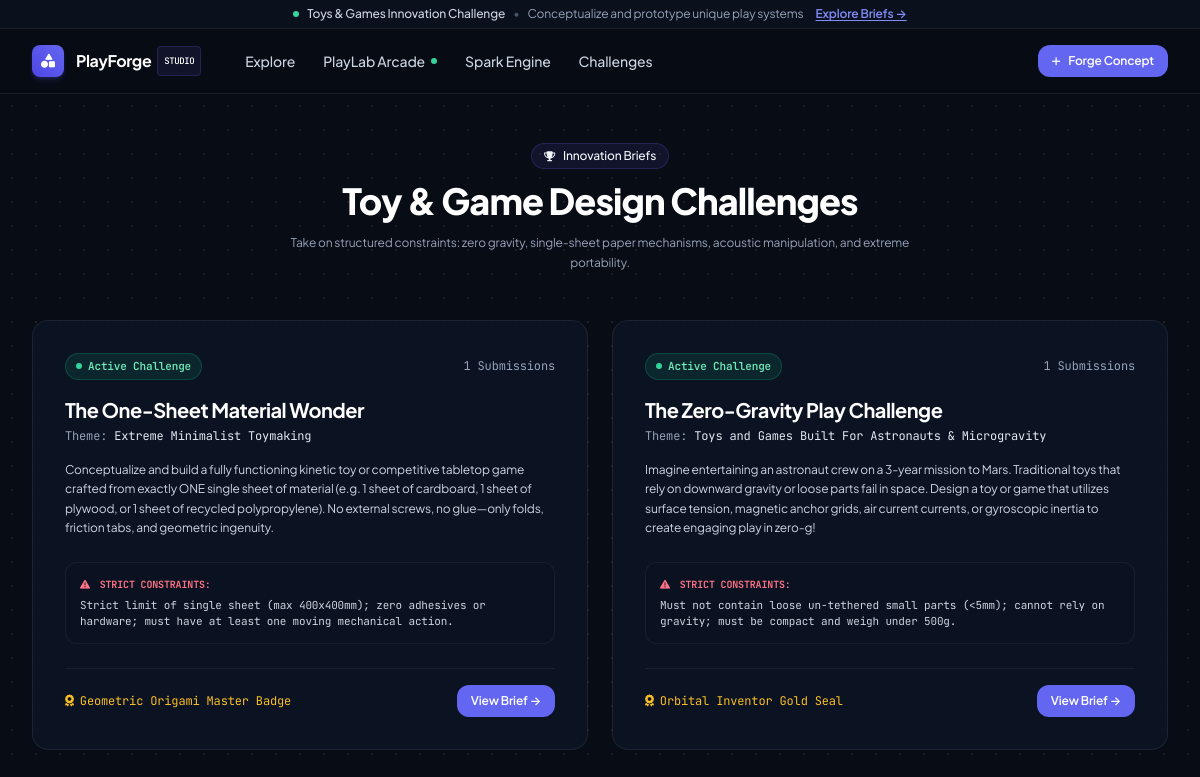
Screenshot of /challenges/ with the database file from the repository.
### creations/models.py (models this page shows, shortened)
class DesignChallenge(models.Model):
    title = models.CharField(max_length=200)
    slug = models.SlugField(max_length=220, unique=True, blank=True)
    theme = models.CharField(max_length=150)
    description = models.TextField()
    constraints = models.TextField(help_text="Design rules and required constraints")
    reward_title = models.CharField(max_length=100, default="Master Toymaker Badge")
    is_active = models.BooleanField(default=True)
    created_at = models.DateTimeField(auto_now_add=True)

### creations/views.py (the view)
# urls.py: path('challenges/', views.challenges_list, name='challenges_list'),
def challenges_list(request):
    challenges = DesignChallenge.objects.annotate(entry_count=Count('submissions')).order_by('-created_at')
    return render(request, 'creations/challenges.html', {'challenges': challenges})

### templates/creations/challenges.html (shortened to what this page needs)
{% extends 'base.html' %}
{% load static %}
{% block content %}
<div class="bg-grid-pattern min-h-screen py-12">
    <div class="max-w-7xl mx-auto px-4 sm:px-6 lg:px-8">
        <div class="text-center max-w-2xl mx-auto mb-12">
            <div class="inline-flex items-center gap-2 px-3 py-1 rounded-full bg-brand-500/10 border border-brand-500/20 text-brand-300 text-xs font-medium mb-3">
                <i class="fa-solid fa-trophy text-[10px]"></i>
                <span>Innovation Briefs</span>
            </div>
            <h1 class="text-3xl sm:text-4xl font-extrabold text-white tracking-tight mb-3">
                Toy & Game Design Challenges
            </h1>
            <p class="text-slate-400 text-xs leading-relaxed">
                Take on structured constraints: zero gravity, single-sheet paper mechanisms, acoustic manipulation, and extreme portability.
            </p>
        </div>
        <div class="grid grid-cols-1 md:grid-cols-2 gap-6 mb-12">
            {% for challenge in challenges %}
            <div class="pro-card p-6 sm:p-8 flex flex-col justify-between group">
                <div>
                    <div class="flex items-center justify-between gap-3 mb-4">
                        <span class="badge-chip badge-emerald font-mono text-[11px]">
                            <span class="w-1.5 h-1.5 rounded-full bg-emerald-400 animate-pulse"></span>
                            Active Challenge
                        </span>
                        <span class="text-xs font-mono text-slate-400">
                            {{ challenge.entry_count }} Submissions
                        </span>
                    </div>
                    <h2 class="text-xl font-bold text-white group-hover:text-brand-400 transition-colors tracking-tight mb-1">
                        <a href="{% url 'creations:challenge_detail' challenge.slug %}">
                            {{ challenge.title }}
                        </a>
                    </h2>
                    <p class="text-xs font-mono text-slate-400 mb-4">
                        Theme: <span class="text-slate-200">{{ challenge.theme }}</span>
                    </p>
                    <p class="text-xs text-slate-300 leading-relaxed mb-6 font-normal">
                        {{ challenge.description }}
                    </p>
                    <div class="p-3.5 rounded-xl bg-slate-900/60 border border-white/[0.06] text-xs text-slate-300 mb-6 font-mono">
                        <strong class="text-rose-400 uppercase text-[10px] block mb-1">
                            <i class="fa-solid fa-triangle-exclamation mr-1"></i> Strict Constraints:
                        </strong>
                        <span class="text-[11px] text-slate-300">{{ challenge.constraints }}</span>
                    </div>
                </div>
                <div class="pt-4 border-t border-white/[0.06] flex items-center justify-between">
                    <div class="flex items-center gap-1.5 text-xs font-mono text-amber-400">
                        <i class="fa-solid fa-award text-xs"></i>
                        <span>{{ challenge.reward_title }}</span>
                    </div>
                    <a href="{% url 'creations:challenge_detail' challenge.slug %}" class="btn-primary text-xs py-2 px-3.5">
                        <span>View Brief &rarr;</span>
                    </a>
                </div>
            </div>
            {% endfor %}
        </div>
    </div>
</div>
{% endblock %}

### templates/base.html (shortened to what this page needs)
{% load static %}
<!DOCTYPE html>
<html lang="en" class="h-full bg-slate-950 text-slate-100">
<head>
    <script src="https://cdn.tailwindcss.com"></script>
    <link rel="stylesheet" href="https://cdnjs.cloudflare.com/ajax/libs/font-awesome/6.5.1/css/all.min.css">
    <link rel="stylesheet" href="{% static 'css/style.css' %}">
</head>
<body class="min-h-full flex flex-col bg-[#080c15] text-slate-100 antialiased selection:bg-brand-500 selection:text-white">
    <div class="bg-[#0b101d] text-xs py-1.5 px-4 text-center border-b border-white/[0.06] text-slate-400">
        <div class="max-w-7xl mx-auto flex items-center justify-center gap-2">
            <span class="inline-block w-1.5 h-1.5 rounded-full bg-emerald-400"></span>
            <span class="font-medium text-slate-300">Toys & Games Innovation Challenge</span>
            <span class="text-slate-600">&bull;</span>
            <span class="hidden sm:inline">Conceptualize and prototype unique play systems</span>
            <a href="{% url 'creations:challenges_list' %}" class="text-brand-400 hover:text-brand-300 font-semibold underline underline-offset-2 ml-1">
                Explore Briefs &rarr;
            </a>
        </div>
    </div>
    <header class="sticky top-0 z-50 backdrop-blur-xl bg-[#080c15]/90 border-b border-white/[0.07]">
        <div class="max-w-7xl mx-auto px-4 sm:px-6 lg:px-8">
            <div class="flex items-center justify-between h-16">
                <div class="flex items-center gap-8">
                    <a href="{% url 'creations:home' %}" class="flex items-center gap-3 group">
                        <div class="w-8 h-8 rounded-lg bg-gradient-to-tr from-brand-600 to-indigo-500 flex items-center justify-center shadow-md shadow-brand-500/20 group-hover:scale-105 transition-transform">
                            <i class="fa-solid fa-shapes text-white text-sm"></i>
                        </div>
                        <div class="flex flex-col">
                            <span class="font-bold text-base tracking-tight text-white flex items-center gap-1.5">
                                PlayForge
                                <span class="text-[9px] font-mono uppercase px-1.5 py-0.5 rounded bg-brand-500/10 text-brand-300 border border-brand-500/20 font-medium">Studio</span>
                            </span>
                        </div>
                    </a>
                    <nav class="hidden md:flex items-center gap-1 text-sm font-medium text-slate-300">
                        <a href="{% url 'creations:home' %}" class="px-3 py-1.5 rounded-lg hover:text-white hover:bg-white/[0.04] transition-colors">
                            Explore
                        </a>
                        <a href="{% url 'creations:playlab_hub' %}" class="px-3 py-1.5 rounded-lg hover:text-white hover:bg-white/[0.04] transition-colors flex items-center gap-1.5">
                            PlayLab Arcade
                            <span class="w-1.5 h-1.5 rounded-full bg-emerald-400"></span>
                        </a>
                        <a href="{% url 'creations:spark_generator' %}" class="px-3 py-1.5 rounded-lg hover:text-white hover:bg-white/[0.04] transition-colors">
                            Spark Engine
                        </a>
                        <a href="{% url 'creations:challenges_list' %}" class="px-3 py-1.5 rounded-lg hover:text-white hover:bg-white/[0.04] transition-colors">
                            Challenges
                        </a>
                    </nav>
                </div>
                <div class="flex items-center gap-3">
                    <a href="{% url 'creations:create' %}" class="btn-primary py-2 px-3.5 text-xs">
                        <i class="fa-solid fa-plus text-[10px]"></i>
                        <span>Forge Concept</span>
                    </a>
                </div>
            </div>
        </div>
    </header>
    <main class="flex-grow">
        {% block content %}{% endblock %}
    </main>
</body>
</html>

### static/css/style.css (style rules this page uses)
:root { --bg-primary: #090d16; --bg-surface: #0f172a; --bg-elevated: #172033; --border-subtle: rgba(255, 255, 255, 0.07); --border-hover: rgba(255, 255, 255, 0.16); --accent: #6366f1; --accent-glow: rgba(99, 102, 241, 0.15); }
body { font-family: 'Plus Jakarta Sans', -apple-system, BlinkMacSystemFont, 'Segoe UI', Roboto, sans-serif; background-color: var(--bg-primary); color: #f1f5f9; letter-spacing: -0.01em; }
.bg-grid-pattern { background-color: #080c15; background-image: radial-gradient(rgba(255, 255, 255, 0.08) 1px, transparent 1px); background-size: 24px 24px; }
.pro-card { background: rgba(15, 23, 42, 0.65); backdrop-filter: blur(16px); -webkit-backdrop-filter: blur(16px); border: 1px solid var(--border-subtle); border-radius: 1rem; transition: all 0.25s cubic-bezier(0.16, 1, 0.3, 1); }
.btn-primary { background: #6366f1; color: #ffffff; font-weight: 600; font-size: 0.875rem; padding: 0.625rem 1.25rem; border-radius: 0.75rem; transition: all 0.2s ease; display: inline-flex; align-items: center; justify-content: center; gap: 0.5rem; }
.badge-chip { font-size: 0.75rem; font-weight: 600; padding: 0.25rem 0.625rem; border-radius: 9999px; display: inline-flex; align-items: center; gap: 0.375rem; border: 1px solid transparent; }
.badge-emerald { background: rgba(16, 185, 129, 0.12); border-color: rgba(16, 185, 129, 0.25); color: #6ee7b7; }

### rows the page displays
DesignChallenge: entry_count "1", title "The One-Sheet Material Wonder", theme "Extreme Minimalist Toymaking", description "Conceptualize and build a fully functioning kinetic toy or competitive tabletop game crafted from exactly ONE single sheet of material (e.g. 1 sheet of cardboard, 1 sheet of plywood, or 1 sheet of recycled polypropylene). No external screws, no glue—only folds, friction tabs, and geometric ingenuity.", constraints "Strict limit of single sheet (max 400x400mm); zero adhesives or hardware; must have at least one moving mechanical action.", reward_title "Geometric Origami Master Badge"
DesignChallenge: entry_count "1", title "The Zero-Gravity Play Challenge", theme "Toys and Games Built For Astronauts & Microgravity", description "Imagine entertaining an astronaut crew on a 3-year mission to Mars. Traditional toys that rely on downward gravity or loose parts fail in space. Design a toy or game that utilizes surface tension, magnetic anchor grids, air current currents, or gyroscopic inertia to create engaging play in zero-g!", constraints "Must not contain loose un-tethered small parts (<5mm); cannot rely on gravity; must be compact and weigh under 500g.", reward_title "Orbital Inventor Gold Seal"
